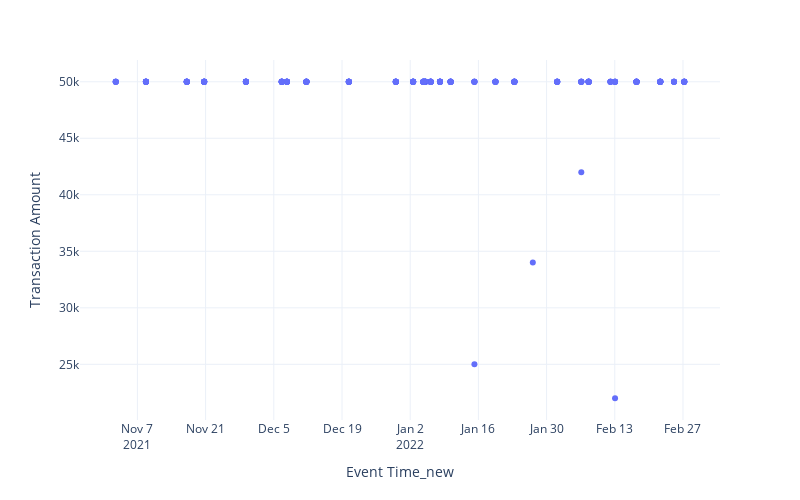

Here is the notebook cell this chart was saved with:
### Code cell
### Plot graph to see more information about time and transaction amount

fig = px.scatter(data_frame = df,
                 x = 'Event Time_new', y = 'Transaction Amount',
                 template = 'plotly_white', width = 800, height = 500)
fig.update_layout(showlegend = True, uniformtext_minsize = 12, xaxis_tickangle = 0, xaxis_tickfont_size = 12)
fig.show()

### Figure 1 — Plotly figure (JSON) as saved in the notebook; plotly's stock layout.template omitted (floating-point values rounded to 4 significant figures; data arrays with more than 128 entries replaced by an {"elided": "..."} marker saying what was removed)
{"data": [{"hovertemplate": "Event Time_new=%{x}<br>Transaction Amount=%{y}<extra></extra>", "legendgroup": "", "marker": {"color": "#636efa", "symbol": "circle"}, "mode": "markers", "name": "", "orientation": "v", "showlegend": false, "type": "scatter", "x": {"elided": "265 str values"}, "xaxis": "x", "y": {"elided": "265 int values"}, "yaxis": "y"}], "layout": {"height": 500, "legend": {"tracegroupgap": 0}, "margin": {"t": 60}, "showlegend": true, "uniformtext": {"minsize": 12}, "width": 800, "xaxis": {"anchor": "y", "domain": [0, 1], "tickangle": 0, "tickfont": {"size": 12}, "title": {"text": "Event Time_new"}}, "yaxis": {"anchor": "x", "domain": [0, 1], "title": {"text": "Transaction Amount"}}}}
